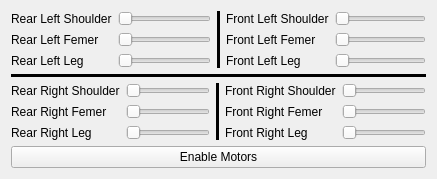
  <widget class="QWidget" name="_manualControlTab">
   <attribute name="title">
    <string>Manual Control</string>
   </attribute>
   <layout class="QVBoxLayout" name="verticalLayout_23" stretch="2,1,2,1">
    <item>
     <layout class="QHBoxLayout" name="horizontalLayout_11">
      <item>
       <layout class="QHBoxLayout" name="horizontalLayout_10">
        <item>
         <layout class="QVBoxLayout" name="verticalLayout_16">
          <item>
           <widget class="QLabel" name="label_17">
            <property name="text">
             <string>Rear Left Shoulder</string>
            </property>
           </widget>
          </item>
          <item>
           <widget class="QLabel" name="label_18">
            <property name="text">
             <string>Rear Left Femer</string>
            </property>
           </widget>
          </item>
          <item>
           <widget class="QLabel" name="label_19">
            <property name="text">
             <string>Rear Left Leg</string>
            </property>
           </widget>
          </item>
         </layout>
        </item>
        <item>
         <layout class="QVBoxLayout" name="verticalLayout_17">
          <item>
           <widget class="QSlider" name="rearLeftShoulderSliderMC">
            <property name="orientation">
             <enum>Qt::Horizontal</enum>
            </property>
           </widget>
          </item>
          <item>
           <widget class="QSlider" name="rearLeftFemerSliderMC">
            <property name="orientation">
             <enum>Qt::Horizontal</enum>
            </property>
           </widget>
          </item>
          <item>
           <widget class="QSlider" name="rearLeftLegSliderMC">
            <property name="orientation">
             <enum>Qt::Horizontal</enum>
            </property>
           </widget>
          </item>
         </layout>
        </item>
       </layout>
      </item>
      <item>
       <widget class="Line" name="line_3">
        <property name="frameShadow">
         <enum>QFrame::Plain</enum>
        </property>
        <property name="lineWidth">
         <number>5</number>
        </property>
        <property name="orientation">
         <enum>Qt::Vertical</enum>
        </property>
       </widget>
      </item>
      <item>
       <layout class="QHBoxLayout" name="horizontalLayout_2">
        <item>
         <layout class="QVBoxLayout" name="verticalLayout_13">
          <item>
           <widget class="QLabel" name="label_14">
            <property name="text">
             <string>Front Left Shoulder</string>
            </property>
           </widget>
          </item>
          <item>
           <widget class="QLabel" name="label_16">
            <property name="text">
             <string>Front Left Femer</string>
            </property>
           </widget>
          </item>
          <item>
           <widget class="QLabel" name="label_15">
            <property name="text">
             <string>Front Left Leg</string>
            </property>
           </widget>
          </item>
         </layout>
        </item>
        <item>
         <layout class="QVBoxLayout" name="verticalLayout_14">
          <item>
           <widget class="QSlider" name="frontLeftShoulderSliderMC">
            <property name="orientation">
             <enum>Qt::Horizontal</enum>
            </property>
           </widget>
          </item>
          <item>
           <widget class="QSlider" name="frontLeftFemerSliderMC">
            <property name="orientation">
             <enum>Qt::Horizontal</enum>
            </property>
           </widget>
          </item>
          <item>
           <widget class="QSlider" name="frontLeftLegSliderMC">
            <property name="orientation">
             <enum>Qt::Horizontal</enum>
            </property>
           </widget>
          </item>
         </layout>
        </item>
       </layout>
      </item>
     </layout>
    </item>
    <item>
     <widget class="Line" name="line_5">
      <property name="frameShadow">
       <enum>QFrame::Plain</enum>
      </property>
      <property name="lineWidth">
       <number>5</number>
      </property>
      <property name="orientation">
       <enum>Qt::Horizontal</enum>
      </property>
     </widget>
    </item>
    <item>
     <layout class="QVBoxLayout" name="verticalLayout_22">
      <item>
       <layout class="QHBoxLayout" name="horizontalLayout_12">
        <item>
         <layout class="QHBoxLayout" name="horizontalLayout_13">
          <item>
           <layout class="QVBoxLayout" name="verticalLayout_18">
            <item>
             <widget class="QLabel" name="label_20">
              <property name="text">
               <string>Rear Right Shoulder</string>
              </property>
             </widget>
            </item>
            <item>
             <widget class="QLabel" name="label_21">
              <property name="text">
               <string>Rear Right Femer</string>
              </property>
             </widget>
            </item>
            <item>
             <widget class="QLabel" name="label_22">
              <property name="text">
               <string>Rear Right Leg</string>
              </property>
             </widget>
            </item>
           </layout>
          </item>
          <item>
           <layout class="QVBoxLayout" name="verticalLayout_19">
            <item>
             <widget class="QSlider" name="rearRightShoulderSliderMC">
              <property name="orientation">
               <enum>Qt::Horizontal</enum>
              </property>
             </widget>
            </item>
            <item>
             <widget class="QSlider" name="rearRightFemerSliderMC">
              <property name="orientation">
               <enum>Qt::Horizontal</enum>
              </property>
             </widget>
            </item>
            <item>
             <widget class="QSlider" name="rearRightLegSliderMC">
              <property name="orientation">
               <enum>Qt::Horizontal</enum>
              </property>
             </widget>
            </item>
           </layout>
          </item>
         </layout>
        </item>
        <item>
         <widget class="Line" name="line_4">
          <property name="frameShadow">
           <enum>QFrame::Plain</enum>
          </property>
          <property name="lineWidth">
           <number>5</number>
          </property>
          <property name="orientation">
           <enum>Qt::Vertical</enum>
          </property>
         </widget>
        </item>
        <item>
         <layout class="QHBoxLayout" name="horizontalLayout_14">
          <item>
           <layout class="QVBoxLayout" name="verticalLayout_20">
            <item>
             <widget class="QLabel" name="label_23">
              <property name="text">
               <string>Front Right Shoulder</string>
              </property>
             </widget>
            </item>
            <item>
             <widget class="QLabel" name="label_24">
              <property name="text">
               <string>Front Right Femer</string>
              </property>
             </widget>
            </item>
            <item>
             <widget class="QLabel" name="label_25">
              <property name="text">
               <string>Front Right Leg</string>
              </property>
             </widget>
            </item>
           </layout>
          </item>
          <item>
           <layout class="QVBoxLayout" name="verticalLayout_21">
            <item>
             <widget class="QSlider" name="frontRightShoulderSliderMC">
              <property name="orientation">
               <enum>Qt::Horizontal</enum>
              </property>
             </widget>
            </item>
            <item>
             <widget class="QSlider" name="frontRightFemerSliderMC">
              <property name="orientation">
               <enum>Qt::Horizontal</enum>
              </property>
             </widget>
            </item>
            <item>
             <widget class="QSlider" name="frontRightLegSliderMC">
              <property name="orientation">
               <enum>Qt::Horizontal</enum>
              </property>
             </widget>
            </item>
           </layout>
          </item>
         </layout>
        </item>
       </layout>
      </item>
     </layout>
    </item>
    <item>
     <widget class="QPushButton" name="motorsEnableButtonMC">
      <property name="sizePolicy">
       <sizepolicy hsizetype="Minimum" vsizetype="Expanding">
        <horstretch>0</horstretch>
        <verstretch>0</verstretch>
       </sizepolicy>
      </property>
      <property name="text">
       <string>Enable Motors</string>
      </property>
      <property name="checkable">
       <bool>true</bool>
      </property>
     </widget>
    </item>
   </layout>
  </widget>
